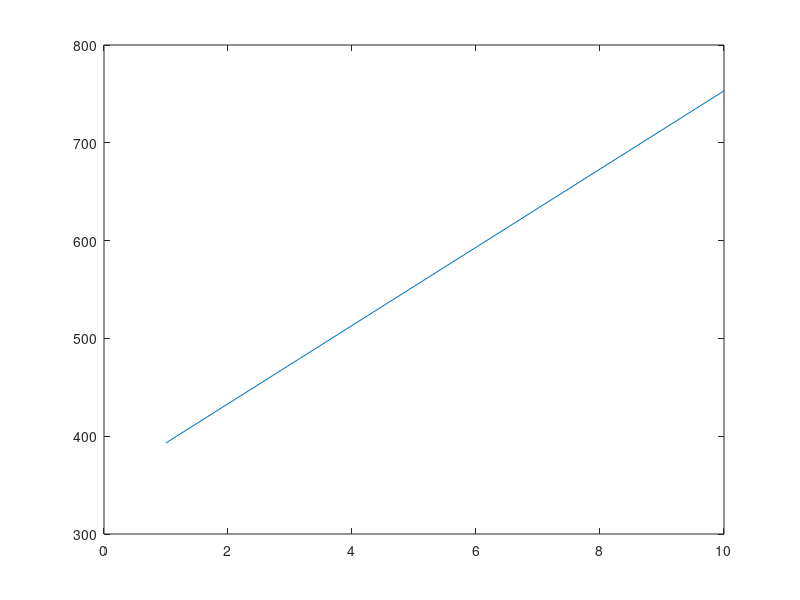

Reproduce this figure in MATLAB.
clc
clear all
N = 10; %number of node points
X = 0.5; %total lenght of the case
Ar = 0.01; % area of the case
K = 1000; %conductivity 
T_A = 373.15; %Temperature at the start
T_B = 773.15; %teperature at the end

delta_X = X / (N); %dividing entire domain into small segment

a = zeros(N); % Creating an inital matrix of N*N for the temparature profile 

for i = 2 : N-1
    a(i,i) = (2 * K * Ar )/delta_X ; %calculating stiffness matrix for the diagonal apart from end points
end
for i = 1 : N-1
    a(i,i+1) = -(K * Ar )/delta_X; %calculating stiffness matrix for the parallel to diagonal  and above points
end
for i = 1 : N-1
    a(i+1, i) = -(K * Ar )/delta_X;%calculating stiffness matrix for the parallel to diagonal  and below points
end
for i=1
    a(i,i) =  (3 * K * Ar )/delta_X ;%calculating stiffness matrix for the diagonal top point
end
for i = N
    a(i,i) =  (3 * K * Ar )/delta_X ; %calculating stiffness matrix for the diagonal bottom point
end
a;
s = zeros(N,1);
s(1) = (2 * K * Ar * T_A )/delta_X; %Boundary condition for the start point
s(N) = (2 * K * Ar * T_B )/delta_X; %Boundary condition for the end point 
s;
T = inv(a)* s %matrix muliplication for the tempertature distribution 

plot(T)
